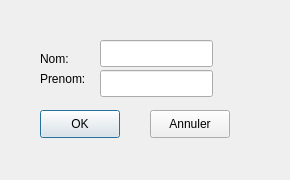
<?xml version="1.0" encoding="UTF-8"?>
<ui version="4.0">
 <class>ajouterProprioGUIClass</class>
 <widget class="QDialog" name="ajouterProprioGUIClass">
  <property name="geometry">
   <rect>
    <x>0</x>
    <y>0</y>
    <width>290</width>
    <height>180</height>
   </rect>
  </property>
  <property name="windowTitle">
   <string>ajouterProprioGUI</string>
  </property>
  <widget class="QPushButton" name="OK">
   <property name="geometry">
    <rect>
     <x>40</x>
     <y>110</y>
     <width>80</width>
     <height>28</height>
    </rect>
   </property>
   <property name="text">
    <string>OK</string>
   </property>
  </widget>
  <widget class="QLabel" name="label">
   <property name="geometry">
    <rect>
     <x>40</x>
     <y>50</y>
     <width>53</width>
     <height>17</height>
    </rect>
   </property>
   <property name="text">
    <string>Nom:</string>
   </property>
  </widget>
  <widget class="QLabel" name="label_2">
   <property name="geometry">
    <rect>
     <x>40</x>
     <y>70</y>
     <width>53</width>
     <height>17</height>
    </rect>
   </property>
   <property name="text">
    <string>Prenom:</string>
   </property>
  </widget>
  <widget class="QLineEdit" name="nomPro">
   <property name="geometry">
    <rect>
     <x>100</x>
     <y>40</y>
     <width>113</width>
     <height>27</height>
    </rect>
   </property>
  </widget>
  <widget class="QLineEdit" name="prenomPro">
   <property name="geometry">
    <rect>
     <x>100</x>
     <y>70</y>
     <width>113</width>
     <height>27</height>
    </rect>
   </property>
  </widget>
  <widget class="QPushButton" name="Annuler">
   <property name="geometry">
    <rect>
     <x>150</x>
     <y>110</y>
     <width>80</width>
     <height>28</height>
    </rect>
   </property>
   <property name="text">
    <string>Annuler</string>
   </property>
  </widget>
 </widget>
 <layoutdefault spacing="6" margin="11"/>
 <resources/>
 <connections>
  <connection>
   <sender>Annuler</sender>
   <signal>clicked()</signal>
   <receiver>ajouterProprioGUIClass</receiver>
   <slot>close()</slot>
   <hints>
    <hint type="sourcelabel">
     <x>189</x>
     <y>123</y>
    </hint>
    <hint type="destinationlabel">
     <x>144</x>
     <y>89</y>
    </hint>
   </hints>
  </connection>
  <connection>
   <sender>OK</sender>
   <signal>clicked()</signal>
   <receiver>ajouterProprioGUIClass</receiver>
   <slot>validerEnregistrement()</slot>
   <hints>
    <hint type="sourcelabel">
     <x>79</x>
     <y>123</y>
    </hint>
    <hint type="destinationlabel">
     <x>144</x>
     <y>89</y>
    </hint>
   </hints>
  </connection>
 </connections>
 <slots>
  <slot>validerEnregistrement()</slot>
 </slots>
</ui>
